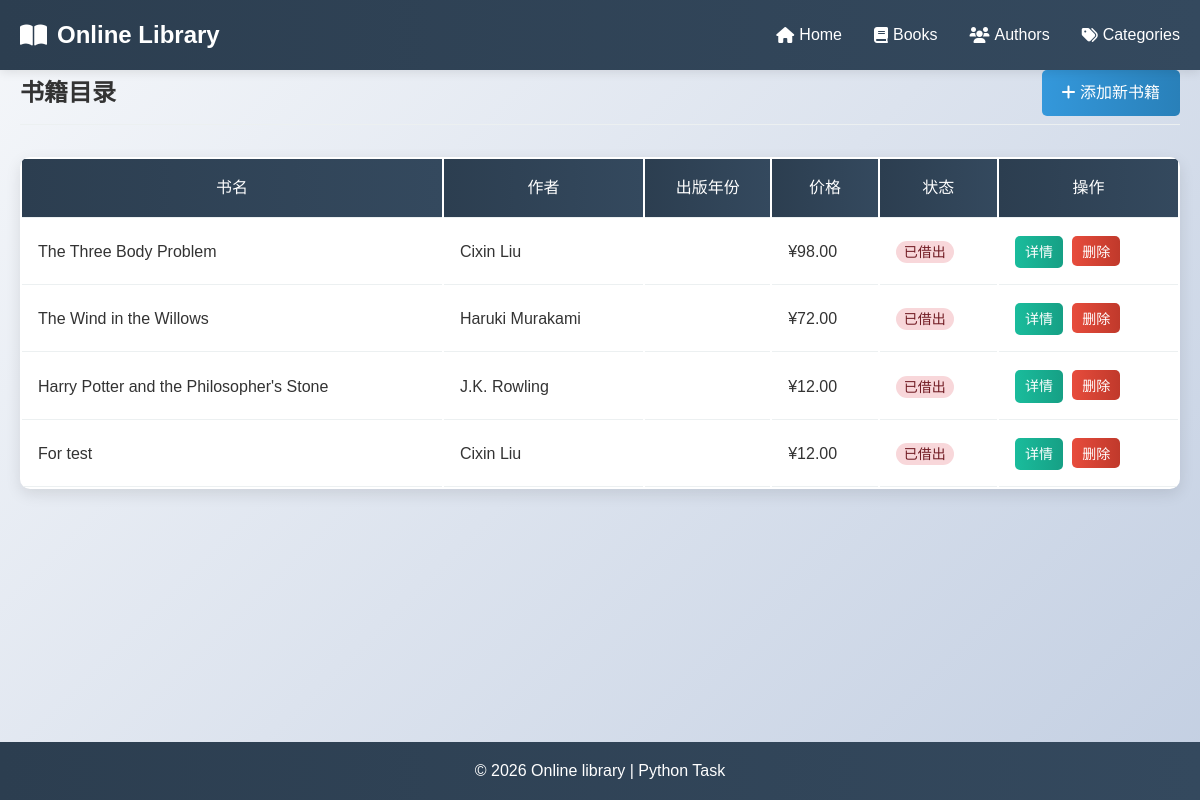
/books, run on the app's committed database.
### models.py (models this page shows, shortened)
class Book(db.Model):
    id = db.Column(db.Integer, primary_key=True)
    title = db.Column(db.String(200), nullable=False)
    publish_year = db.Column(db.Integer)
    publisher = db.Column(db.String(256))
    edition = db.Column(db.String(50))
    pages = db.Column(db.Integer)
    price = db.Column(db.Float)
    description = db.Column(db.Text)
    added_date = db.Column(db.DateTime, default=datetime.utcnow)
    author_id = db.Column(db.Integer, db.ForeignKey('author.id'), nullable=False)
    category_id = db.Column(db.Integer, db.ForeignKey('category.id'), nullable=False)
    language_id = db.Column(db.Integer, db.ForeignKey('language.id'), nullable=False)
    cover_type_id = db.Column(db.Integer, db.ForeignKey('cover_type.id'), nullable=False)

class Author(db.Model):
    id = db.Column(db.Integer, primary_key=True)
    name = db.Column(db.String(100), nullable=False)
    birth_date = db.Column(db.Date)
    nationality_id = db.Column(db.Integer, db.ForeignKey('language.id'), nullable=False)
    is_alive = db.Column(db.Boolean, default=True)
    biography = db.Column(db.Text)
    books = db.relationship('Book', backref='author', lazy=True)

### app.py (the view)
@app.route('/books')
def books():
    all_books = Book.query.all()
    return render_template('books.html', books=all_books)

### templates/books.html (shortened to what this page needs)
{% extends "base.html" %}
{% block content %}
<section class="page-header">
    <h1>书籍目录</h1>
    <a href="{{ url_for('add_book') }}" class="btn btn-primary">
        <i class="fas fa-plus"></i> 添加新书籍
    </a>
</section>
<div class="books-container">
    {% if books %}
    <table class="books-table">
        <thead>
            <tr>
                <th>书名</th>
                <th>作者</th>
                <th>出版年份</th>
                <th>价格</th>
                <th>状态</th>
                <th>操作</th>
            </tr>
        </thead>
        <tbody>
            {% for book in books %}
            <tr>
                <td>{{ book.title }}</td>
                <td>{{ book.author.name }}</td>
                <td>{{ book.publication_year }}</td>
                <td>¥{{ "%.2f"|format(book.price) }}</td>
                <td>
                    {% if book.available %}
                    <span class="status available">可借</span>
                    {% else %}
                    <span class="status unavailable">已借出</span>
                    {% endif %}
                </td>
                <td>
                    <a href="{{ url_for('book_detail', book_id=book.id) }}" class="btn btn-small btn-info">详情</a>
                    <form action="{{ url_for('delete_book', book_id=book.id) }}" method="POST" class="inline-form" onsubmit="return confirm('确定要删除这本书吗？');">
                        <button type="submit" class="btn btn-small btn-danger">删除</button>
                    </form>
                </td>
            </tr>
            {% endfor %}
        </tbody>
    </table>
    {% else %}
    <div class="empty-state">
        <i class="fas fa-book-open"></i>
        <h3>暂无书籍</h3>
        <p>点击上方按钮添加第一本书</p>
    </div>
    {% endif %}
</div>
{% endblock %}

### static/css/style.css (style rules this page uses)
* { margin: 0; padding: 0; box-sizing: border-box; }
body { font-family: 'Noto Sans SC', sans-serif; line-height: 1.6; color: #333; background: linear-gradient(135deg, #f5f7fa 0%, #c3cfe2 100%); min-height: 100vh; }
.page-header { display: flex; justify-content: space-between; align-items: center; margin-bottom: 2rem; padding-bottom: 0.5rem; border-bottom: 1px solid #ecf0f1; }
.btn { display: inline-block; padding: 10px 20px; border: none; border-radius: 5px; text-decoration: none; font-weight: 500; cursor: pointer; transition: all 0.3s ease; font-family: inherit; font-size: 1rem; }
.btn-primary { background: linear-gradient(90deg, #3498db 0%, #2980b9 100%); color: white; }
.btn-danger { background: linear-gradient(90deg, #e74c3c 0%, #c0392b 100%); color: white; }
.btn-info { background: linear-gradient(90deg, #1abc9c 0%, #16a085 100%); color: white; }
.btn-small { padding: 5px 10px; font-size: 0.875rem; }
.books-table { width: 100%; background: white; border-radius: 10px; overflow: hidden; box-shadow: 0 5px 15px rgba(0, 0, 0, 0.1); }
.books-table th, .books-table td { padding: 1rem; text-align: left; border-bottom: 1px solid #ecf0f1; }
.books-table th { background: linear-gradient(90deg, #2c3e50 0%, #34495e 100%); color: white; text-align: center; font-weight: 500; }
.status { padding: 3px 8px; border-radius: 20px; font-size: 0.875rem; font-weight: 500; }
.status.unavailable { background: #f8d7da; color: #721c24; }
.inline-form { display: inline; margin-left: 5px; }

### data on the page
Book: title "The Three Body Problem", author.name "Cixin Liu", price "98.00"
Book: title "The Wind in the Willows", author.name "Haruki Murakami", price "72.00"
Book: title "Harry Potter and the Philosopher's Stone", author.name "J.K. Rowling", price "12.00"
Book: title "For test", author.name "Cixin Liu", price "12.00"
